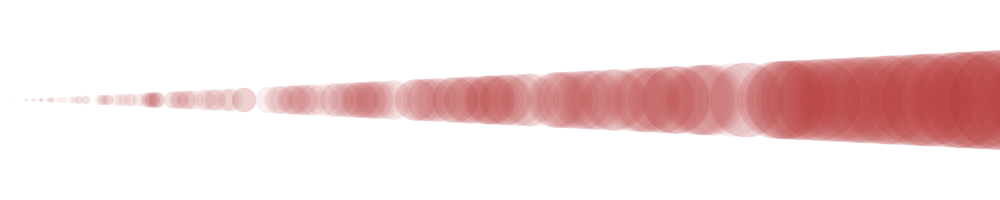
Frame 1 (no input)
Frame 60 (the mouse pressed at the canvas centre just before this capture): identical to frame 1, image omitted
Frame 120 (the mouse held since frame 60 and released just before this capture): identical to frame 1, image omitted

The Processing sketch that drew this single still picture (run headless with seeded random() and noise(); from frame 60 on, the mouse is pressed at the canvas centre):

// Processing sketch: sketch_OrderCirclesBySizeTask
// ── sketch_OrderCirclesBySizeTask.pde
float[] diameters;       

void setup()
{
  size(1000, 200);
  fill(180, 50, 50, 20);
  noStroke();
  
  diameters = new float[500];
  for (int i = 0; i < diameters.length; i++) 
  {
    diameters[i] = random(1, 200);
  }
  
}

void draw()
{
  background(255);
  float xPos = 0;
  
  for (int i = 0; i<diameters.length; i++)
  {
    xPos = (diameters[i]/2) * 20;
    circle(xPos, 100, diameters[i]);
  }
  
}
